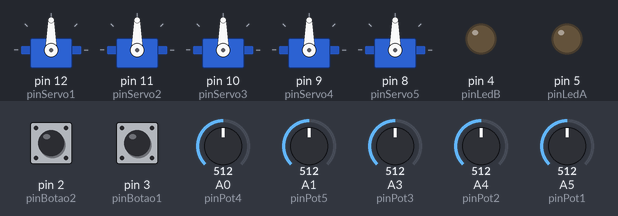
A sketch run on a simulated Arduino Uno, built with avr-gcc and run on an emulated ATmega328P. Shown: 5 × servo, output pins drawn as LEDs (lit = HIGH). Dashed ring = blinking. The inputs (shaded band) are chosen by the test bench; at power-on: pin 2 (pinBotao2) HIGH, pin 3 (pinBotao1) HIGH, A0 (pinPot4) = 512, A1 (pinPot5) = 512, A3 (pinPot3) = 512, A4 (pinPot2) = 512, A5 (pinPot1) = 512. EEPROM starts erased.

Above: at 1.2 s.
1.3 s: pin 2 (pinBotao2) pulled LOW for 0.15 s
At 2.9 s:
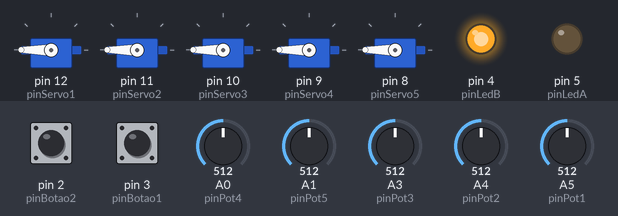
3.2 s: pin 2 (pinBotao2) pulled LOW for 1 s
At 4.5 s:
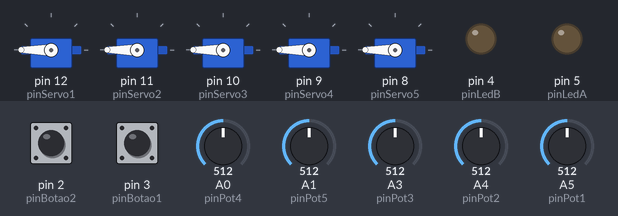
5.7 s: pin 3 (pinBotao1) pulled LOW for 3.2 s
At 8.0 s:
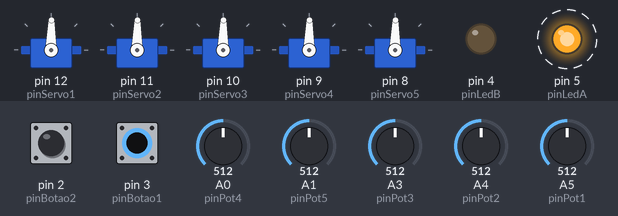
11.9 s: A0 (pinPot4) set to 716
At 13.0 s:
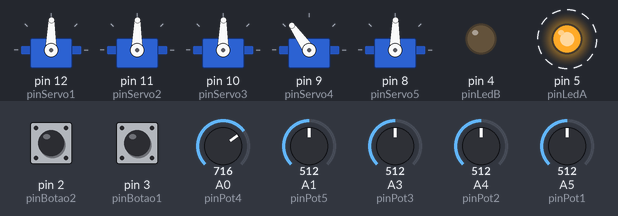
14.9 s: A1 (pinPot5) set to 716
At 16.1 s:
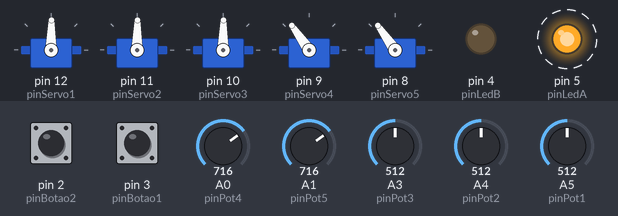
17.9 s: A3 (pinPot3) set to 716
At 19.1 s:
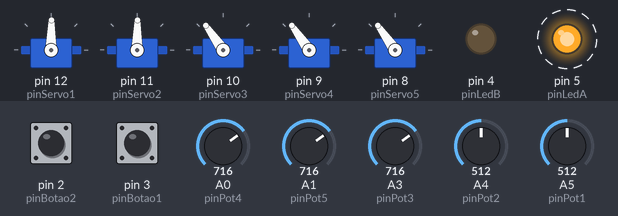
Timing chart, 0 to 21.9 s (numbered marks = the images above; inputs shaded):
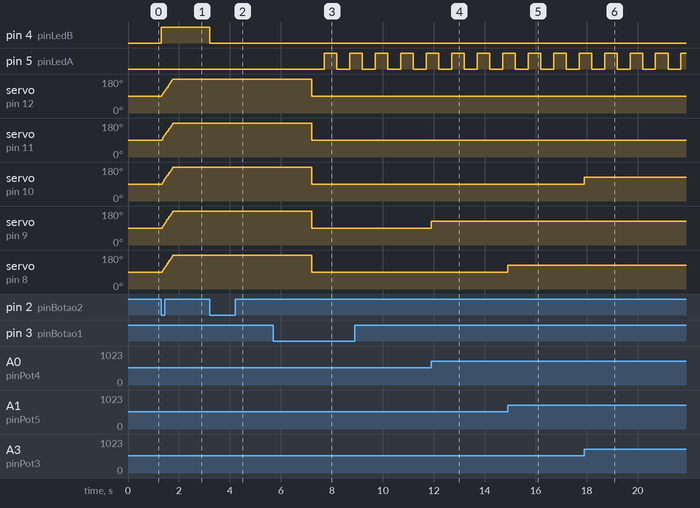

The sketch:

P031-Sketch-5Servos.ino
```cpp
#include <VarSpeedServo.h>
#include <EEPROM.h>

#define espacoMemoria 199
#define tempoPausaEntreMovimentos 500  //configura o tempo de pausa entre cada movimento

#define pinServo1  12
#define pinServo2  11
#define pinServo3  10
#define pinServo4  9
#define pinServo5  8

#define pinBotao1     3
#define pinBotao2     2

#define pinLedA       5
#define pinLedB       4

#define pinPot1      A5
#define pinPot2      A4
#define pinPot3      A3
#define pinPot4      A0
#define pinPot5      A1
#define pinPot6      A2

VarSpeedServo servo1;
VarSpeedServo servo2;
VarSpeedServo servo3;
VarSpeedServo servo4;
VarSpeedServo servo5;

byte pinBotao1Modo();
bool pinBotao2Retencao();
void pinLedAPisca(bool reset = false);
void setMemoria(byte posicao, byte servo, byte valor);
byte readMemoria(byte posicao, byte servo);

int ultMemoria;

void setup() {
  servo1.attach(pinServo1);
  servo2.attach(pinServo2);
  servo3.attach(pinServo3);
  servo4.attach(pinServo4);
  servo5.attach(pinServo5);

  pinMode(pinLedA, OUTPUT);
  pinMode(pinLedB, OUTPUT);

  pinMode(pinBotao1, INPUT_PULLUP);
  pinMode(pinBotao2, INPUT_PULLUP);

  ultMemoria = EEPROM.read(0);
}

void loop() {
  static byte modo = 0;
  static byte modoAnt;
  static byte movimento = 0;
  static byte posMemoria = 0;
  static unsigned long delayPausa;

  //Modo Normal
  if (modo == 0) {
    digitalWrite(pinLedA, LOW);

    if (pinBotao2Retencao()) {
      digitalWrite(pinLedB, HIGH);

      //executa um movimento
      if (movimento == 0) {
        byte velocidade = map(analogRead(pinPot6), 0, 1023, 0, 255);
        servo1.slowmove(readMemoria(posMemoria, 0), velocidade);
        servo2.slowmove(readMemoria(posMemoria, 1), velocidade);
        servo3.slowmove(readMemoria(posMemoria, 2), velocidade);
        servo4.slowmove(readMemoria(posMemoria, 3), velocidade);
        servo5.slowmove(readMemoria(posMemoria, 4), velocidade);
        movimento = 1;
      }

      //aguarda término de um movimento para selecionar o próximo movimento
      if (movimento == 1) {
        if ( (servo1.read() == readMemoria(posMemoria, 0)) &&
             (servo2.read() == readMemoria(posMemoria, 1)) &&
             (servo3.read() == readMemoria(posMemoria, 2)) &&
             (servo4.read() == readMemoria(posMemoria, 3)) &&
             (servo5.read() == readMemoria(posMemoria, 4)) ) {

          posMemoria++;
          if (posMemoria > ultMemoria) {
            posMemoria = 0;
          }

          delayPausa = millis();
          movimento = 2;
        }
      }

      //pausa entre movimentos
      if (movimento == 2) {
        if ((millis() - delayPausa) > tempoPausaEntreMovimentos) {
          movimento = 0;
        }
      }

    } else {
      digitalWrite(pinLedB, LOW);

      if (pinBotao1Modo() == 2) {
        modo = 1;
      }
    }
  }

  //Modo Gravação
  if (modo == 1) {

    if (modoAnt == 0) {
      pinLedAPisca(true);
      ultMemoria = -1;
      EEPROM.write(0, ultMemoria);
    }

    digitalWrite(pinLedB, LOW);
    pinLedAPisca();

    if (pinBotao1Modo() == 2) {
      modo = 0;
    }

    servo1.write( map(analogRead(pinPot1), 0, 1023, 0, 179) );
    servo2.write( map(analogRead(pinPot2), 0, 1023, 0, 179) );
    servo3.write( map(analogRead(pinPot3), 0, 1023, 0, 179) );
    servo4.write( map(analogRead(pinPot4), 0, 1023, 0, 179) );
    servo5.write( map(analogRead(pinPot5), 0, 1023, 0, 179) );

    if (pinBotao2Apertado()) {
      ultMemoria++;
      EEPROM.write(0, ultMemoria);
      setMemoria(ultMemoria, 0, map(analogRead(pinPot1), 0, 1023, 0, 179));
      setMemoria(ultMemoria, 1, map(analogRead(pinPot2), 0, 1023, 0, 179));
      setMemoria(ultMemoria, 2, map(analogRead(pinPot3), 0, 1023, 0, 179));
      setMemoria(ultMemoria, 3, map(analogRead(pinPot4), 0, 1023, 0, 179));
      setMemoria(ultMemoria, 4, map(analogRead(pinPot5), 0, 1023, 0, 179));

      digitalWrite(pinLedB, HIGH);
      delay(250);
      digitalWrite(pinLedB, LOW);

      if ( ultMemoria == (espacoMemoria - 1)) {
        modo = 0;
      }
    }
  }

  modoAnt = modo;
}

byte pinBotao1Modo() {
#define tempoDebounce 40 //(tempo para eliminar o efeito Bounce EM MILISEGUNDOS)
#define tempoBotao    1500

  bool estadoBotao;
  static bool estadoBotaoAnt;
  static byte estadoRet = 0;
  static unsigned long delayBotao = 0;
  static byte enviado = 0;

  if ( (millis() - delayBotao) > tempoDebounce ) {
    estadoBotao = digitalRead(pinBotao1);
    if (estadoRet == 0) {
      if ( !estadoBotao && (estadoBotao != estadoBotaoAnt) ) {
        estadoRet = 1;
        delayBotao = millis();
      }
    }

    if (estadoRet == 1) {
      if ( estadoBotao && (estadoBotao != estadoBotaoAnt) ) {
        estadoRet = 0;
        delayBotao = millis();
      }
    }
    estadoBotaoAnt = estadoBotao;
  }

  if (estadoRet == 1) {
    if ((millis() - delayBotao) > tempoBotao) {
      estadoRet = 2;
      delayBotao = millis();
    }
  }

  if (estadoRet == 2) {
    enviado++;

    if (enviado >= 2) {
      estadoRet = 0;
      delayBotao = millis();
      enviado = 0;
    }
  }

  return estadoRet;
}

bool pinBotao2Retencao() {
#define tempoDebounce 40 //(tempo para eliminar o efeito Bounce EM MILISEGUNDOS)

  bool estadoBotao;
  static bool estadoBotaoAnt;
  static bool estadoRet = false;
  static unsigned long delayBotao = 0;

  if ( (millis() - delayBotao) > tempoDebounce ) {
    estadoBotao = digitalRead(pinBotao2);
    if ( !estadoBotao && (estadoBotao != estadoBotaoAnt) ) {
      estadoRet = !estadoRet;
      delayBotao = millis();
    }
    if ( estadoBotao && (estadoBotao != estadoBotaoAnt) ) {
      delayBotao = millis();
    }
    estadoBotaoAnt = estadoBotao;
  }

  return estadoRet;
}

bool pinBotao2Apertado() {
#define tempoDebounce 40 //(tempo para eliminar o efeito Bounce EM MILISEGUNDOS)

  bool estadoBotao;
  static bool estadoBotaoAnt;
  static bool estadoRet;
  static unsigned long delayBotao = 0;

  estadoRet = false;
  if ( (millis() - delayBotao) > tempoDebounce ) {
    estadoBotao = digitalRead(pinBotao2);
    if ( !estadoBotao && (estadoBotao != estadoBotaoAnt) ) {
      estadoRet = true;
      delayBotao = millis();
    }
    if ( estadoBotao && (estadoBotao != estadoBotaoAnt) ) {
      delayBotao = millis();
    }
    estadoBotaoAnt = estadoBotao;
  }

  return estadoRet;
}

void pinLedAPisca(bool reset) {
  static unsigned long delayPisca = 0;

  if (reset) {
    delayPisca = millis();
  } else {

    if ((millis() - delayPisca) < 500) {
      digitalWrite(pinLedA, LOW);
    } else {
      digitalWrite(pinLedA, HIGH);
    }

    if ((millis() - delayPisca) >= 1000) {
      delayPisca = millis();
    }
  }
}

void setMemoria(byte posicao, byte servo, byte valor) {
  int posMem;

  posMem = ((posicao * 5) + servo) + 1;
  EEPROM.write(posMem, valor);
}

byte readMemoria(byte posicao, byte servo) {
  int posMem;

  posMem = ((posicao * 5) + servo) + 1;
  return EEPROM.read(posMem);
}
```

Measured:
- after the input at 1.3 s, pin 4 (pinLedB): LOW → HIGH at once; servo on pin 12 (pinServo1): moves from 90° to 180° over 0.44 s, starting at once; servo on pin 11 (pinServo2), servo on pin 10 (pinServo3), servo on pin 9 (pinServo4), servo on pin 8 (pinServo5): moves from 90° to 180° over 0.42 s, starting at once
- after the input at 3.2 s, pin 4 (pinLedB): HIGH → LOW at once
- after the input at 5.7 s, pin 5 (pinLedA): alternates HIGH for 0.50 s and LOW for 0.50 s, starting after 2.0 s; servo on pin 12 (pinServo1), servo on pin 11 (pinServo2), servo on pin 10 (pinServo3), servo on pin 9 (pinServo4), servo on pin 8 (pinServo5): 180° → 89° after 1.5 s
- after the input at 11.9 s, servo on pin 9 (pinServo4): 89° → 125° at once
- after the input at 14.9 s, servo on pin 8 (pinServo5): 89° → 125° at once
- after the input at 17.9 s, servo on pin 10 (pinServo3): 89° → 125° at once
